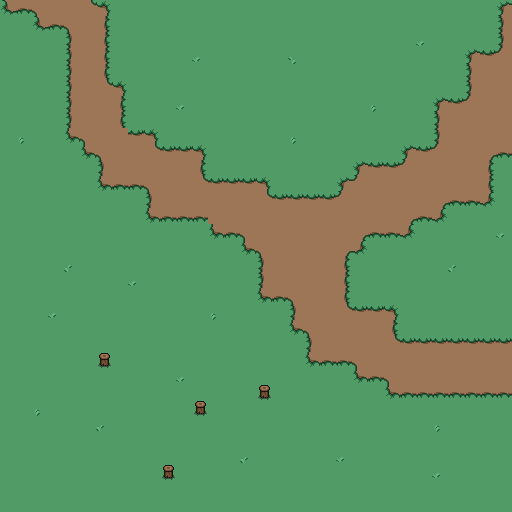

Below is a game level as drawn by its tile map, then a one-line description and the .tmx file that defines it, in full:
An orthogonal 32x32 tile map with 16x16 px tiles, 2 tile layers (grass, tropa borders), 4 tilesets.

<map version="1.9" tiledversion="1.9.2" orientation="orthogonal" renderorder="right-down" width="32" height="32" tilewidth="16" tileheight="16" infinite="0" nextlayerid="8" nextobjectid="1">
 <tileset firstgid="1" source="grass.tsx" />
 <tileset firstgid="2" source="plains2.tsx" />
 <tileset firstgid="74" source="fences.tsx" />
 <tileset firstgid="90" source="decorGrass.tsx" />
 <layer id="1" name="grass" width="32" height="32">
  <data encoding="csv">
1,1,1,1,1,1,1,1,1,1,1,1,1,1,1,1,1,1,1,1,1,1,1,1,1,1,1,1,1,1,1,1,
1,1,1,1,1,1,1,1,1,1,1,1,1,1,1,1,1,1,1,1,1,1,1,1,1,1,1,1,1,1,1,1,
1,1,1,1,1,1,1,1,1,1,1,1,1,1,1,1,1,1,1,1,1,1,1,1,1,1,1,1,1,1,1,1,
1,1,1,1,1,1,1,1,1,1,1,1,1,1,1,1,1,1,1,1,1,1,1,1,1,1,1,1,1,1,1,1,
1,1,1,1,1,1,1,1,1,1,1,1,1,1,1,1,1,1,1,1,1,1,1,1,1,1,1,1,1,1,1,1,
1,1,1,1,1,1,1,1,1,1,1,1,1,1,1,1,1,1,1,1,1,1,1,1,1,1,1,1,1,1,1,1,
1,1,1,1,1,1,1,1,1,1,1,1,1,1,1,1,1,1,1,1,1,1,1,1,1,1,1,1,1,1,1,1,
1,1,1,1,1,1,1,1,1,1,1,1,1,1,1,1,1,1,1,1,1,1,1,1,1,1,1,1,1,1,1,1,
1,1,1,1,1,1,1,1,1,1,1,1,1,1,1,1,1,1,1,1,1,1,1,1,1,1,1,1,1,1,1,1,
1,1,1,1,1,1,1,1,1,1,1,1,1,1,1,1,1,1,1,1,1,1,1,1,1,1,1,1,1,1,1,1,
1,1,1,1,1,1,1,1,1,1,1,1,1,1,1,1,1,1,1,1,1,1,1,1,1,1,1,1,1,1,1,1,
1,1,1,1,1,1,1,1,1,1,1,1,1,1,1,1,1,1,1,1,1,1,1,1,1,1,1,1,1,1,1,1,
1,1,1,1,1,1,1,1,1,1,1,1,1,1,1,1,1,1,1,1,1,1,1,1,1,1,1,1,1,1,1,1,
1,1,1,1,1,1,1,1,1,1,1,1,1,1,1,1,1,1,1,1,1,1,1,1,1,1,1,1,1,1,1,1,
1,1,1,1,1,1,1,1,1,1,1,1,1,1,1,1,1,1,1,1,1,1,1,1,1,1,1,1,1,1,1,1,
1,1,1,1,1,1,1,1,1,1,1,1,1,1,1,1,1,1,1,1,1,1,1,1,1,1,1,1,1,1,1,1,
1,1,1,1,1,1,1,1,1,1,1,1,1,1,1,1,1,1,1,1,1,1,1,1,1,1,1,1,1,1,1,1,
1,1,1,1,1,1,1,1,1,1,1,1,1,1,1,1,1,1,1,1,1,1,1,1,1,1,1,1,1,1,1,1,
1,1,1,1,1,1,1,1,1,1,1,1,1,1,1,1,1,1,1,1,1,1,1,1,1,1,1,1,1,1,1,1,
1,1,1,1,1,1,1,1,1,1,1,1,1,1,1,1,1,1,1,1,1,1,1,1,1,1,1,1,1,1,1,1,
1,1,1,1,1,1,1,1,1,1,1,1,1,1,1,1,1,1,1,1,1,1,1,1,1,1,1,1,1,1,1,1,
1,1,1,1,1,1,1,1,1,1,1,1,1,1,1,1,1,1,1,1,1,1,1,1,1,1,1,1,1,1,1,1,
1,1,1,1,1,1,1,1,1,1,1,1,1,1,1,1,1,1,1,1,1,1,1,1,1,1,1,1,1,1,1,1,
1,1,1,1,1,1,1,1,1,1,1,1,1,1,1,1,1,1,1,1,1,1,1,1,1,1,1,1,1,1,1,1,
1,1,1,1,1,1,1,1,1,1,1,1,1,1,1,1,1,1,1,1,1,1,1,1,1,1,1,1,1,1,1,1,
1,1,1,1,1,1,1,1,1,1,1,1,1,1,1,1,1,1,1,1,1,1,1,1,1,1,1,1,1,1,1,1,
1,1,1,1,1,1,1,1,1,1,1,1,1,1,1,1,1,1,1,1,1,1,1,1,1,1,1,1,1,1,1,1,
1,1,1,1,1,1,1,1,1,1,1,1,1,1,1,1,1,1,1,1,1,1,1,1,1,1,1,1,1,1,1,1,
1,1,1,1,1,1,1,1,1,1,1,1,1,1,1,1,1,1,1,1,1,1,1,1,1,1,1,1,1,1,1,1,
1,1,1,1,1,1,1,1,1,1,1,1,1,1,1,1,1,1,1,1,1,1,1,1,1,1,1,1,1,1,1,1,
1,1,1,1,1,1,1,1,1,1,1,1,1,1,1,1,1,1,1,1,1,1,1,1,1,1,1,1,1,1,1,1,
1,1,1,1,1,1,1,1,1,1,1,1,1,1,1,1,1,1,1,1,1,1,1,1,1,1,1,1,1,1,1,1
</data>
 </layer>
 <layer id="7" name="tropa borders" width="32" height="32">
  <data encoding="csv">
15,3221225476,2684354566,10,10,1610612742,536870927,0,0,0,0,0,0,0,0,0,0,0,0,0,0,0,0,0,0,0,0,0,0,0,0,1073741839,
0,0,15,3221225476,2684354566,10,2684354564,0,0,0,0,0,0,0,0,0,0,0,0,0,0,0,0,0,0,0,0,0,0,0,0,1610612740,
0,0,0,0,1610612740,10,2684354564,0,0,0,0,0,0,0,0,0,0,0,0,0,0,0,0,0,0,0,95,0,0,0,0,1610612740,
0,0,0,0,1610612740,10,2684354564,0,0,0,0,0,95,0,0,0,0,0,94,0,0,0,0,0,0,0,0,0,0,1073741839,4,3221225478,
0,0,0,0,1610612740,10,2684354564,0,0,0,0,0,0,0,0,0,0,0,0,0,0,0,0,0,0,0,0,0,0,1610612740,10,10,
0,0,0,0,1610612740,10,1610612742,536870927,0,0,0,0,0,0,0,0,0,0,0,0,0,0,0,0,0,0,0,0,0,1610612740,10,10,
0,0,0,0,1610612740,10,10,2684354564,0,0,0,95,0,0,0,0,0,0,0,0,0,0,0,97,0,0,0,1073741839,4,3221225478,10,10,
0,0,0,0,1610612740,10,10,2684354564,0,0,0,0,0,0,0,0,0,0,0,0,0,0,0,0,0,0,0,1610612740,10,10,10,10,
0,97,0,0,3758096399,2684354566,10,10,4,536870927,0,0,0,0,0,0,0,0,97,0,0,0,0,0,0,0,0,1610612740,10,10,10,10,
0,0,0,0,0,3758096399,2684354566,10,10,1610612742,4,4,536870927,0,0,0,0,0,0,0,0,0,0,0,0,1073741839,4,3221225478,10,10,6,3221225476,
0,0,0,0,0,0,1610612740,10,10,10,10,10,2684354564,0,0,0,0,0,0,0,0,0,1073741839,4,4,3221225478,10,10,10,10,2684354564,0,
0,0,0,0,0,0,3758096399,3221225476,3221225476,2684354566,10,10,1610612742,4,4,4,536870927,0,0,0,0,1073741839,3221225478,10,10,10,10,10,10,10,2684354564,0,
0,0,0,0,0,0,0,0,0,1610612740,10,10,10,10,10,10,1610612742,4,4,4,4,3221225478,10,10,10,10,10,6,3221225476,3221225476,2147483663,0,
0,0,0,0,0,0,0,0,0,3758096399,3221225476,3221225476,3221225476,10,10,10,10,10,10,10,10,10,10,10,10,6,3221225476,2147483663,0,0,0,0,
0,0,0,0,0,0,0,0,0,0,0,0,0,3758096399,3221225476,2684354566,10,10,10,10,10,10,6,3221225476,3221225476,2147483663,0,0,0,0,0,95,
0,0,0,0,0,0,0,0,0,0,0,0,0,0,0,3758096399,2684354566,10,10,10,10,6,2147483663,0,0,0,0,0,0,0,0,0,
0,0,0,0,2147483742,0,0,0,0,0,0,0,0,0,0,0,1610612740,10,10,10,10,2684354564,0,0,0,0,0,0,2147483742,0,0,0,
0,0,0,0,0,0,0,0,95,0,0,0,0,0,0,0,1610612740,10,10,10,10,2684354564,0,0,0,0,0,0,0,0,0,0,
0,0,0,0,0,0,0,0,0,0,0,0,0,0,0,0,3758096399,3221225476,2684354566,10,10,2684354564,0,0,0,0,0,0,0,0,0,0,
0,0,0,95,0,0,0,0,0,0,0,0,0,97,0,0,0,0,1610612740,10,10,1610612742,4,4,536870927,0,0,0,0,0,0,0,
0,0,0,0,0,0,0,0,0,0,0,0,0,0,0,0,0,0,3758096399,2684354566,10,10,10,10,2684354564,0,0,0,0,0,0,0,
0,0,0,0,0,0,0,0,0,0,0,0,0,0,0,0,0,0,0,1610612740,10,10,10,10,1610612742,4,4,4,4,4,4,4,
0,0,0,0,0,0,86,0,0,0,0,0,0,0,0,0,0,0,0,3758096399,3221225476,3221225476,2684354566,10,10,10,10,10,10,10,10,10,
0,0,0,0,0,0,0,0,0,0,0,95,0,0,0,0,0,0,0,0,0,0,3758096399,3221225476,2684354566,10,10,10,10,10,10,10,
0,0,0,0,0,0,0,0,0,0,0,0,0,0,0,0,86,0,0,0,0,0,0,0,3758096399,3221225476,3221225476,3221225476,3221225476,3221225476,3221225476,3221225476,
0,0,97,0,0,0,0,0,0,0,0,0,86,0,0,0,0,0,0,0,0,0,0,0,0,0,0,0,0,0,0,0,
0,0,0,0,0,0,96,0,0,0,0,0,0,0,0,0,0,0,0,0,0,0,0,0,0,0,0,97,0,0,0,0,
0,0,0,0,0,0,0,0,0,0,0,0,0,0,0,0,0,0,0,0,0,0,0,0,0,0,0,0,0,0,0,0,
0,0,0,0,0,0,0,0,0,0,0,0,0,0,0,96,0,0,0,0,0,95,0,0,0,0,0,0,0,0,0,0,
0,0,0,0,0,0,0,0,0,0,86,0,0,0,0,0,0,0,0,0,0,0,0,0,0,0,0,95,0,0,0,0,
0,0,0,0,0,0,0,0,0,0,0,0,0,0,0,0,0,0,0,0,0,0,0,0,0,0,0,0,0,0,0,0,
0,0,0,0,0,0,0,0,0,0,0,0,0,0,0,0,0,0,0,0,0,0,0,0,0,0,0,0,0,0,0,0
</data>
 </layer>
</map>
